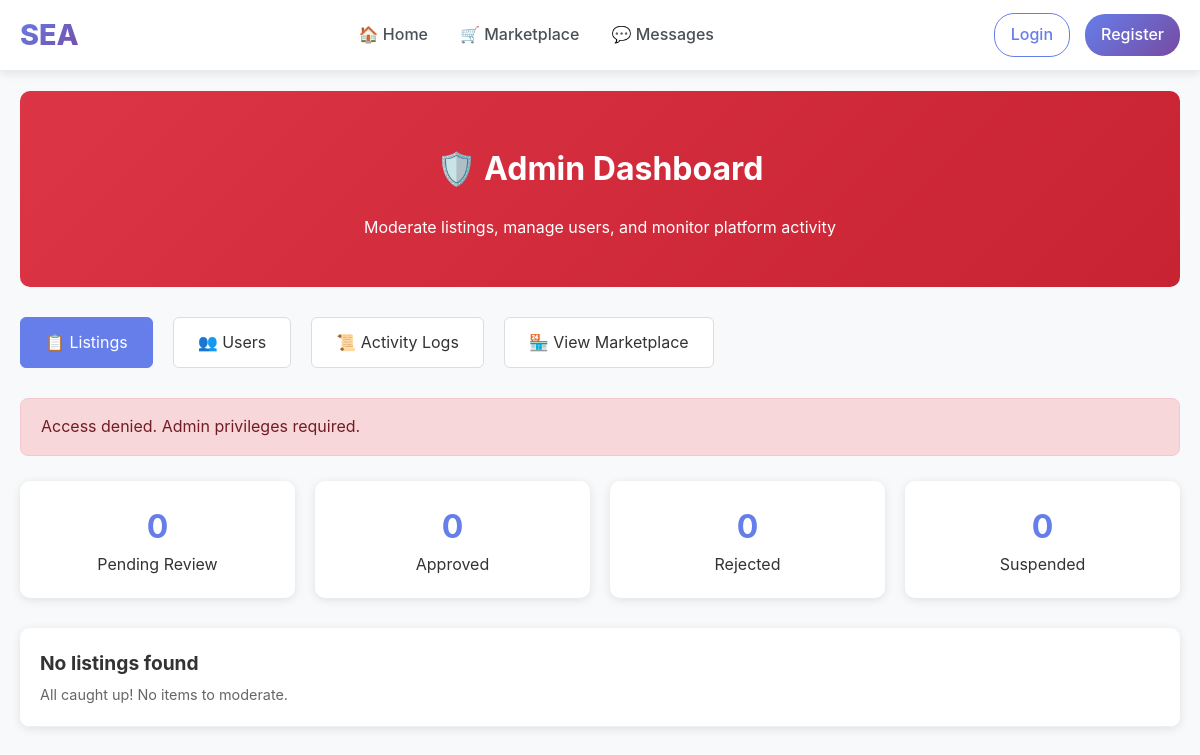
/admin, run on an earlier commit of the app's database.
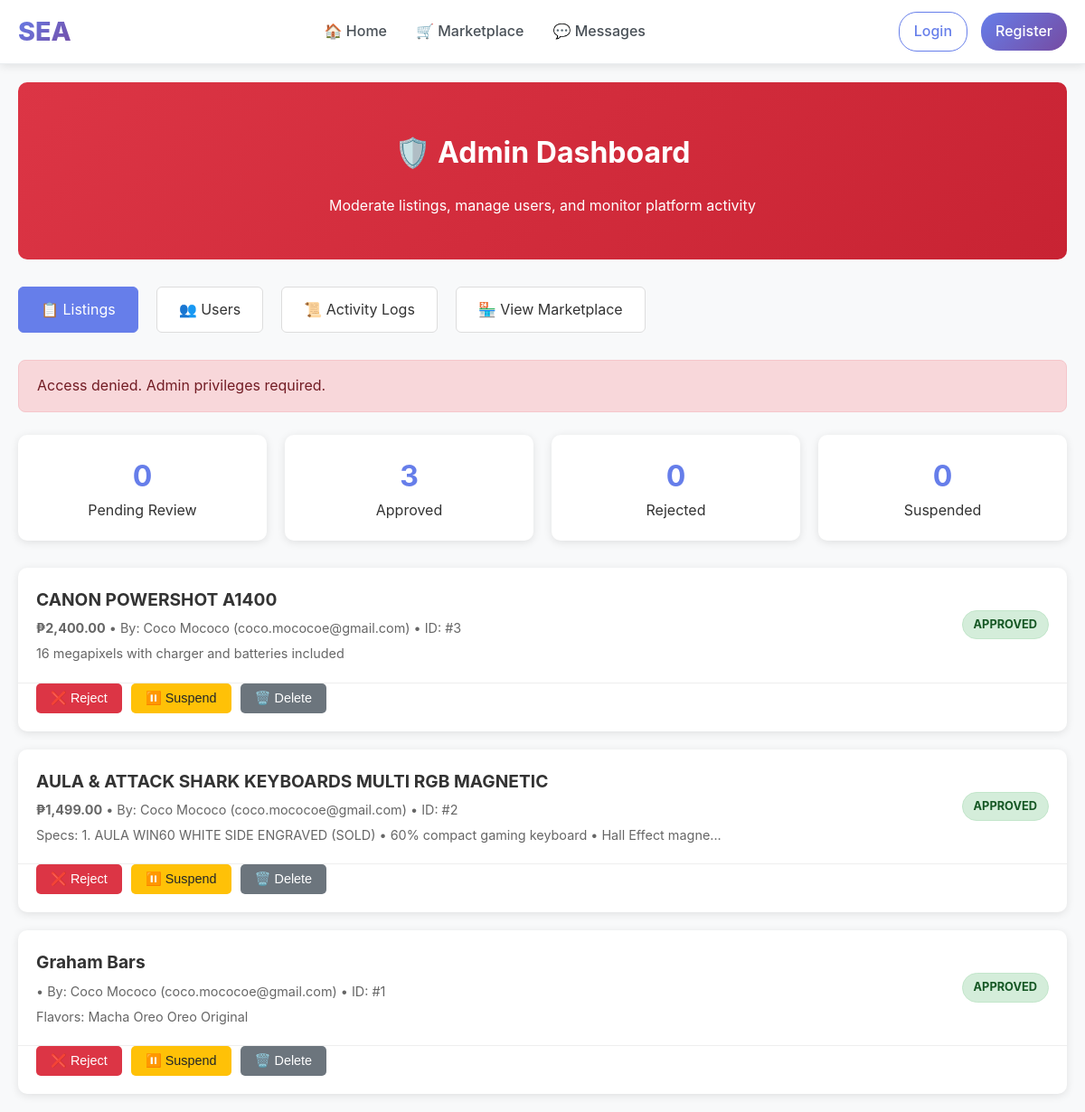
And on a later commit of the database.
### tables this page shows
CREATE TABLE items (
        item_id INTEGER PRIMARY KEY AUTOINCREMENT,
        student_id INTEGER,
        item_name TEXT NOT NULL,
        price REAL NOT NULL,
        description TEXT,
        image TEXT, moderation_status TEXT DEFAULT 'pending', category TEXT DEFAULT 'other', contact TEXT, payment TEXT, status TEXT DEFAULT 'available',
        FOREIGN KEY (student_id) REFERENCES students(student_id)
    );

CREATE TABLE students (
        student_id INTEGER PRIMARY KEY AUTOINCREMENT,
        name TEXT NOT NULL,
        email TEXT UNIQUE NOT NULL,
        password TEXT NOT NULL,
        org TEXT
    , is_admin INTEGER DEFAULT 0, email_verified INTEGER DEFAULT 0, verification_code TEXT DEFAULT NULL, verification_code_expires DATETIME DEFAULT NULL);

### app.py (the view)
@app.route('/admin')
def admin_dashboard():
    if not require_admin():
        return redirect(url_for('home'))
    conn = get_db_connection()
    cur = conn.cursor()
    cur.execute("""
        SELECT i.*, s.name as seller_name, s.email as seller_email,
               (SELECT COUNT(*) FROM admin_actions WHERE target_type='item' AND target_id=i.item_id) as action_count
        FROM items i
        JOIN students s ON i.student_id = s.student_id
        ORDER BY i.item_id DESC
    """)
    items = [dict(row) for row in cur.fetchall()]
    cur.execute("SELECT moderation_status, COUNT(*) as count FROM items GROUP BY moderation_status")
    stats = dict(cur.fetchall())
    conn.close()
    return render_template('admin/dashboard.html', items=items, stats=stats)

### app.py (called while the page is built, shortened)
def get_db_connection():
    database_url = os.environ.get('DATABASE_URL')
    if database_url:
        import psycopg2
        from psycopg2.extras import RealDictCursor
        if database_url.startswith('postgres://'):
            database_url = database_url.replace('postgres://', 'postgresql://', 1)
        conn = psycopg2.connect(database_url, cursor_factory=RealDictCursor)
        return DatabaseConnection(conn, is_postgres=True)
    else:
        db_path = os.path.join(BASE_DIR, 'database', 'marketplace.db')
        conn = sqlite3.connect(db_path, timeout=30.0)
        conn.row_factory = sqlite3.Row
        conn.execute('PRAGMA journal_mode=WAL;')
        return DatabaseConnection(conn, is_postgres=False)

def require_login():
    if 'user_id' not in session:
        return False

@app.context_processor
def inject_csrf_token():
    return dict(csrf_token=generate_csrf_token)

@app.context_processor
def inject_admin_status():
    return dict(is_admin_user=is_admin())

def is_admin():
    if not require_login():
        return False

def require_admin():
    if not is_admin():
        flash("Access denied. Admin privileges required.", "error")
        return redirect(url_for('home'))
    return True

@app.template_filter('php')
def format_php(value):
    try:
        if value is None or value == '':
            return ''
        s = str(value).strip()
        s = s.replace(',', '').replace('₱', '').replace('PHP', '').strip()
        v = float(s)
        return f"₱{v:,.2f}"
    except Exception:
        return value

    def execute(self, query, params=None):
        if self._is_postgres and params and '?' in query:
            query = query.replace('?', '%s')
        if params is None:
            return self._cursor.execute(query)
        return self._cursor.execute(query, params)

    def fetchall(self):
        return self._cursor.fetchall()

    def cursor(self):
        return DatabaseCursor(self._conn.cursor(), self._is_postgres)

    def close(self):
        return self._conn.close()

### templates/admin/dashboard.html (shortened to what this page needs)
{% extends "base.html" %}
{% block content %}
<div class="admin-page">
  <div class="admin-header">
    <h1>🛡️ Admin Dashboard</h1>
    <p>Moderate listings, manage users, and monitor platform activity</p>
  </div>
  <div class="admin-nav">
    <a href="{{ url_for('admin_dashboard') }}" class="active">📋 Listings</a>
    <a href="{{ url_for('admin_users') }}">👥 Users</a>
    <a href="{{ url_for('admin_logs') }}">📜 Activity Logs</a>
    <a href="{{ url_for('marketplace') }}">🏪 View Marketplace</a>
  </div>
  {% with messages = get_flashed_messages(with_categories=true) %}
    {% if messages %}
      {% for category, message in messages %}
        <div class="alert {{ category }}">
          {{ message }}
        </div>
      {% endfor %}
    {% endif %}
  {% endwith %}
  <div class="stats-grid">
    <div class="stat-card">
      <div class="stat-number">{{ stats.get('pending', 0) }}</div>
      <div>Pending Review</div>
    </div>
    <div class="stat-card">
      <div class="stat-number">{{ stats.get('approved', 0) }}</div>
      <div>Approved</div>
    </div>
    <div class="stat-card">
      <div class="stat-number">{{ stats.get('rejected', 0) }}</div>
      <div>Rejected</div>
    </div>
    <div class="stat-card">
      <div class="stat-number">{{ stats.get('suspended', 0) }}</div>
      <div>Suspended</div>
    </div>
  </div>
  <div class="items-grid">
    {% for item in items %}
    <div class="item-card">
      <div class="item-header">
        <div class="item-info">
          <div class="item-name">{{ item.item_name }}</div>
          <div class="item-meta">
            <strong>{{ item.price|php }}</strong> •
            By: {{ item.seller_name }} ({{ item.seller_email }}) •
            ID: #{{ item.item_id }}
          </div>
          <div class="item-meta" style="margin-top: 5px;">
            {{ item.description[:100] }}{% if item.description|length > 100 %}...{% endif %}
          </div>
        </div>
        <span class="status-badge status-{{ item.moderation_status }}">
          {{ item.moderation_status }}
        </span>
      </div>
      <div class="item-actions">
        {% if item.moderation_status != 'rejected' %}
          <form method="POST" action="{{ url_for('moderate_item', item_id=item.item_id, action='reject') }}" style="display: inline;">
            <button type="submit" class="btn-action btn-reject"
                    onclick="return confirm('Reject this listing?');">
              ❌ Reject
            </button>
          </form>
        {% endif %}
        {% if item.moderation_status != 'suspended' %}
          <form method="POST" action="{{ url_for('moderate_item', item_id=item.item_id, action='suspend') }}" style="display: inline;">
            <button type="submit" class="btn-action btn-suspend"
                    onclick="return confirm('Suspend this listing?');">
              ⏸️ Suspend
            </button>
          </form>
        {% endif %}
        <form method="POST" action="{{ url_for('moderate_item', item_id=item.item_id, action='delete') }}" style="display: inline;">
          <button type="submit" class="btn-action btn-delete"
                  onclick="return confirm('⚠️ PERMANENTLY DELETE this listing? This cannot be undone!');">
            🗑️ Delete
          </button>
        </form>
      </div>
    </div>
    {% endfor %}
    {% if not items %}
    <div class="item-card">
      <div class="item-header">
        <div class="item-info">
          <div class="item-name">No listings found</div>
          <div class="item-meta">All caught up! No items to moderate.</div>
        </div>
      </div>
    </div>
    {% endif %}
  </div>
</div>
{% endblock %}

### templates/base.html (shortened to what this page needs)
<!DOCTYPE html>
<html lang="en">
<head>
</head>
<body data-user-id="{% if session.get('user_id') %}{{ session.get('user_id') }}{% endif %}"{% if other %} data-other-id="{{ other['student_id'] }}"{% endif %}>
<nav class="navbar">
  <div class="nav-container">
    <a href="{{ url_for('home') }}" class="nav-brand">SEA</a>
    <div class="nav-links" id="navLinks">
      <a href="{{ url_for('home') }}">🏠 Home</a>
      <a href="{{ url_for('marketplace') }}">🛒 Marketplace</a>
      <a href="{{ url_for('messages') }}">💬 Messages</a>
    </div>
    <div class="nav-user">
      {% if session.get('user_id') %}
        <span class="user-info">👋 {{ session.get('user_name') }}</span>
        <a href="{{ url_for('logout') }}" class="btn-logout">Logout</a>
      {% else %}
        <a href="{{ url_for('login') }}" class="btn-outline">Login</a>
        <a href="{{ url_for('register') }}" class="btn-primary">Register</a>
      {% endif %}
    </div>
  </div>
</nav>
<div class="main-content">
{% block content %}{% endblock %}
</div>
{% set is_chat_page = request.endpoint == 'chat_page' %}
</body>
</html>

### templates/base.html (style rules this page uses)
* { box-sizing: border-box; }
body { margin: 0; font-family: -apple-system, BlinkMacSystemFont, 'Segoe UI', Roboto, sans-serif; background: #f8f9fa; line-height: 1.6; color: #333; }
.main-content { min-height: calc(100vh - 80px); padding-top: 0; }
.navbar { background: white; padding: 12px 0; box-shadow: 0 2px 10px rgba(0, 0, 0, 0.1); border-bottom: 1px solid #e9ecef; position: sticky; top: 0; z-index: 1000; }
.nav-container { max-width: 1200px; margin: 0 auto; padding: 0 20px; display: flex; align-items: center; justify-content: space-between; flex-wrap: wrap; gap: 20px; }
.nav-brand { font-size: 1.8rem; font-weight: 800; color: #667eea; text-decoration: none; background: linear-gradient(135deg, #667eea 0%, #764ba2 100%); -webkit-background-clip: text; background-clip: text; -webkit-text-fill-color: transparent; }
.nav-links { display: flex; align-items: center; gap: 0; flex: 1; justify-content: center; flex-wrap: wrap; }
.nav-links a { color: #495057; text-decoration: none; padding: 10px 16px; border-radius: 6px; font-weight: 500; transition: all 0.2s ease; position: relative; }
.nav-user { display: flex; align-items: center; gap: 15px; flex-wrap: wrap; }
.nav-user a { color: #495057; text-decoration: none; padding: 8px 16px; border-radius: 20px; font-weight: 500; transition: all 0.2s ease; border: 1px solid transparent; }
.nav-user a.btn-primary { background: linear-gradient(135deg, #667eea 0%, #764ba2 100%); color: white; border: none; }
.nav-user a.btn-outline { border: 1px solid #667eea; color: #667eea; }

### templates/admin/dashboard.html (style rules this page uses)
.admin-page { padding: 20px; max-width: 1200px; margin: 0 auto; }
.admin-header { background: linear-gradient(135deg, #dc3545 0%, #c82333 100%); color: white; padding: 30px; border-radius: 10px; margin-bottom: 30px; text-align: center; }
.admin-nav { display: flex; gap: 20px; margin-bottom: 30px; flex-wrap: wrap; }
.admin-nav a { background: #fff; color: #333; padding: 12px 24px; border-radius: 6px; text-decoration: none; border: 1px solid #ddd; transition: all 0.3s ease; }
.admin-nav a:hover, .admin-nav a.active { background: #667eea; color: white; border-color: #667eea; }
.stats-grid { display: grid; grid-template-columns: repeat(auto-fit, minmax(200px, 1fr)); gap: 20px; margin-bottom: 30px; }
.stat-card { background: white; padding: 20px; border-radius: 10px; box-shadow: 0 2px 10px rgba(0,0,0,0.1); text-align: center; }
.stat-number { font-size: 2rem; font-weight: bold; color: #667eea; }
.items-grid { display: grid; gap: 20px; }
.item-card { background: white; border-radius: 10px; box-shadow: 0 2px 10px rgba(0,0,0,0.1); overflow: hidden; }
.item-header { display: flex; justify-content: space-between; align-items: center; padding: 20px; border-bottom: 1px solid #eee; }
.item-info { flex: 1; }
.item-name { font-size: 1.2rem; font-weight: bold; margin-bottom: 5px; }
.item-meta { color: #666; font-size: 0.9rem; }
.status-badge { padding: 5px 12px; border-radius: 20px; font-size: 0.8rem; font-weight: bold; text-transform: uppercase; }
.status-approved { background: #d4edda; color: #155724; border: 1px solid #c3e6cb; }
.item-actions { display: flex; gap: 10px; padding: 0 20px 20px; }
.btn-action { padding: 8px 16px; border: none; border-radius: 5px; cursor: pointer; font-size: 0.9rem; text-decoration: none; display: inline-block; transition: all 0.3s ease; }
.btn-reject { background: #dc3545; color: white; }
.btn-suspend { background: #ffc107; color: #212529; }
.btn-delete { background: #6c757d; color: white; }
.alert { padding: 15px 20px; border-radius: 8px; margin-bottom: 25px; }
.alert.error { background: #f8d7da; color: #721c24; border: 1px solid #f5c6cb; }

What changed in the data, as far as the page shows it:
added items: item_name "CANON POWERSHOT A1400", price|php "₱2,400.00", seller_name "Coco Mococo", seller_email "coco.mococoe@gmail.com", item_id "3", description "16 megapixels with charger and batteries included", moderation_status "APPROVED"
added items: item_name "AULA & ATTACK SHARK KEYBOARDS MULTI RGB MAGNETIC", price|php "₱1,499.00", seller_name "Coco Mococo", seller_email "coco.mococoe@gmail.com", item_id "2", description "Specs: 1. AULA WIN60 WHITE SIDE ENGRAVED (SOLD) • 60% compact gaming keyboard • Hall Effect magne", moderation_status "APPROVED"
added items: item_name "Graham Bars", seller_name "Coco Mococo", seller_email "coco.mococoe@gmail.com", item_id "1", description "Flavors: Macha Oreo Oreo Original", moderation_status "APPROVED"
Also different on the page:
{{ stats.get('approved', 0) }}: "0" → "3"
text no longer shown: "No listings found All caught up! No items to moderate."
